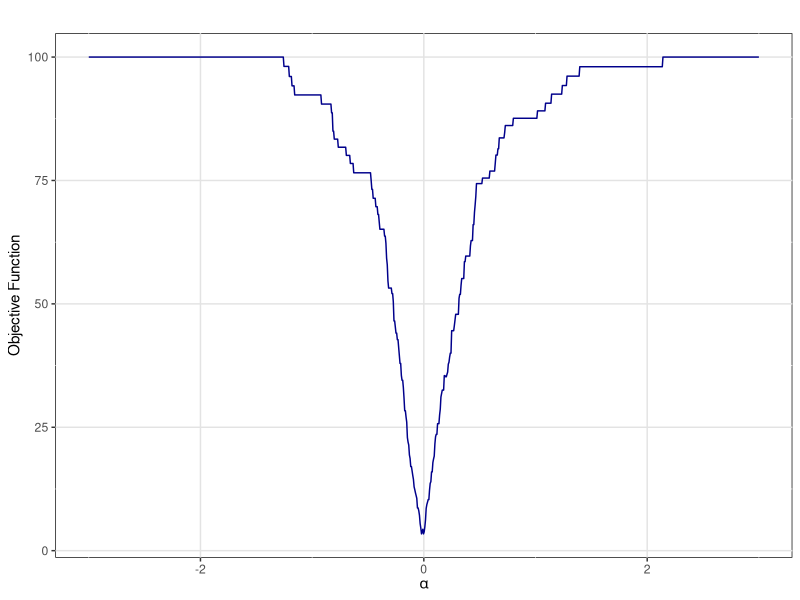
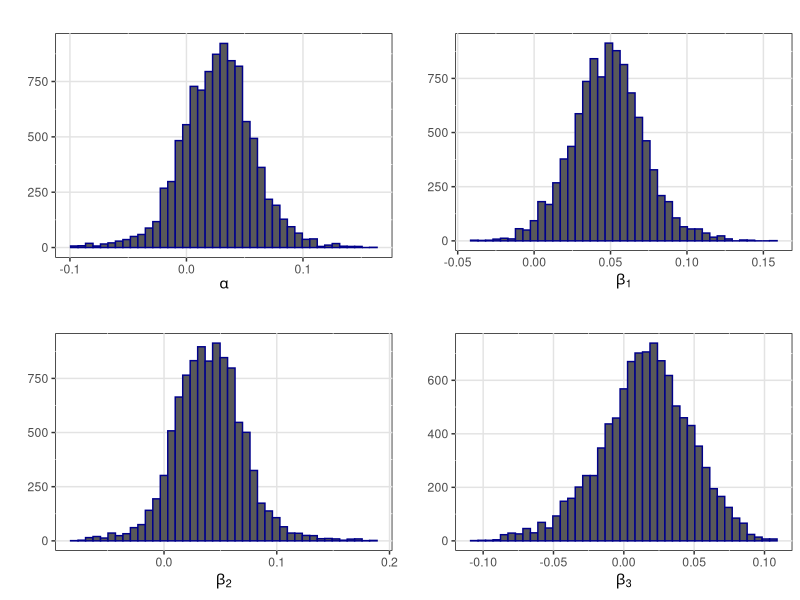

Generate these figures, in order, with R:
#
# Example 2 in Chernozhukov-Hong (2003)
# Quantile IV Regression
# 
# Keith O'Hara
# 11/28/14
#
rm(list=ls())
#
library(ggplot2); library(grid)
# Save Graphs:
saveG <- FALSE
#
set.seed(8981)
# Moment Conditions:
gfn <- function(pars,y,z){
  #
  alpha <- pars[1]
  beta <- matrix(pars[2:4])
  #
  D <- z[,2:4]
  #
  check <- as.numeric(1 - 1*(y > alpha + D%*%beta))
  temp <- (0.5 - check)*z
  #
  g <- matrix(colMeans(temp))
  return(g)
}
# Weighting Matrix:
Wfn <- function(pars,y,z){
  #
  alpha <- pars[1]
  beta <- matrix(pars[2:4])
  #
  D <- z[,2:4]
  #
  check <- as.numeric(1 - 1*(y > alpha + D%*%beta))
  W <- t((0.5 - check)*z)%*%((0.5 - check)*z)/nrow(z)
  W <- solve(W)
  #
  return(W)
}
# Sample Objective Function:
ObjFn <- function(pars,y,z){
  #
  gbar <- gfn(pars,y,z)
  W <- Wfn(pars,y,z)
  #
  Crit <- -t(gbar)%*%W%*%gbar*(nrow(z)/2)
  #
  return(Crit)
}
# Log Posterior Kernel:
PKernel <- function(pars,y,z){
  #
  prior <- sum(dunif(pars,-10,10,log=TRUE))
  #
  laplace <- ObjFn(pars,y,z)
  # log kernel:
  ret <- laplace + prior
  #
  return(-ret)
}
#
# First, set the true values of the parameters
#
alpha0 <- 0
beta0 <- matrix(rep(0,3))
# Sample size
n <- 200
# Now create a sample
D <- matrix(rnorm(3*n),ncol=3)
Z <- cbind(1,D)
epsilon <- rnorm(n)
#
sigmaD <- numeric(n)
for(i in 1:n){
  sigmaD[i] <- (1 + sum(D[i,]))/5
}
# Heterskedastic errors
u <- sigmaD*epsilon
#
Y <- alpha0 + D%*%beta0 + matrix(u)
#
# Plot the objective function over an interval of intercept values
#
alphaseq <- seq(-3,3,length.out=1000)
critseq <- alphaseq
#
for(jj in 1:length(alphaseq)){
  critseq[jj] <- ObjFn(c(alphaseq[jj],0,0,0),Y,Z)
}
#
df1 <- data.frame(alphaseq,-critseq)
colnames(df1) <- c("Alpha","Qn")
#
gg1.1 <- ggplot(df1,aes(Alpha)) + xlab(expression(alpha)) + ylab("Objective Function")
gg1.2 <- gg1.1 + geom_line(aes(y = Qn), colour="darkblue") + labs(title="",sep="") + theme(panel.background = element_rect(fill='white', colour='grey5')) + theme(panel.grid.major = element_line(colour = 'grey89'))
#
if(class(dev.list()) != "NULL"){dev.off()}
if(saveG==TRUE){cairo_ps(file="CH2.1.eps",height=9,width=13)}
print(gg1.2)
if(saveG==TRUE){dev.off()}
#
# Initialize MCMC run
#
initialvals <- solve(t(Z)%*%Z)%*%t(Z)%*%Y
ehat <- Y - Z%*%initialvals
sigsq <- mean(ehat^2)
CovM <- solve(t(Z)%*%Z)*sigsq^2
#
postmode <- optim(par=initialvals,fn=PKernel,y=Y,z=Z,method="Nelder-Mead",hessian=TRUE)
# Set a scaling parameter for the covariance matrix (to adjust the acceptance rate), 
# the number of draws to keep, and the number of draws to use as burn-in.
scalepar <- 1
keep <- 10000
burnin <- 10000
Draws <- matrix(NA,nrow=(keep+1),ncol=length(postmode$par))
#
InitialDraw <- postmode$par
PrevLP <- (-1)*postmode$value
#
PickMeInstead <- matrix(c(InitialDraw))
#
CovM <- scalepar*CovM
CovMChol <- t(chol(CovM))
#
Acceptances <- 0
# For illustrative purposes, break this up into burn-in and keep draws.
for (i in 1:burnin){
  #
  proposal <- PickMeInstead + CovMChol%*%matrix(rnorm(length(postmode$par)))
  #
  PropLP <- (-1)*PKernel(c(proposal),Y,Z)
  if(is.nan(PropLP)){
    PropLP <- -1000000
  }
  #
  if(runif(1) < exp(PropLP-PrevLP)){
    PickMeInstead <- proposal
    PrevLP <- PropLP
  }
}
#
Draws[1,] <- t(PickMeInstead)
#
for (i in 1:keep){
  #
  proposal <- PickMeInstead + CovMChol%*%matrix(rnorm(length(postmode$par)))
  #
  PropLP <- (-1)*PKernel(c(proposal),Y,Z)
  if(is.nan(PropLP)){
    PropLP <- -1000000
  }
  #
  if(runif(1) < exp(PropLP-PrevLP)){
    Draws[i+1,] <- t(proposal)
    Acceptances <- Acceptances + 1
    #
    PickMeInstead <- proposal
    PrevLP <- PropLP
  }else{
    Draws[i+1,] <- Draws[i,]
  }
}
# Acceptance rate
accept <- Acceptances/keep
Draws <- Draws[-1,]
#
colMeans(Draws)
#
df1 <- data.frame(1:keep,Draws)
colnames(df1) <- c("Draw","Alpha","Beta1","Beta2","Beta3")
BinDenom <- 40
#
ParamBin <- (max(df1[,2]) - min(df1[,2]))/BinDenom
gg1.1 <- ggplot(df1,aes(Alpha)) + xlab(expression(alpha)) + ylab("")
gg1.2 <- gg1.1 + geom_histogram(colour="darkblue",binwidth=ParamBin) + labs(title=paste(''),sep="") + theme(panel.background = element_rect(fill='white', colour='grey5')) + theme(panel.grid.major = element_line(colour = 'grey89'))
#
ParamBin <- (max(df1[,3]) - min(df1[,3]))/BinDenom
gg2.1 <- ggplot(df1,aes(Beta1)) + xlab(expression(beta[1])) + ylab("")
gg2.2 <- gg2.1 + geom_histogram(colour="darkblue",binwidth=ParamBin) + labs(title=paste(''),sep="") + theme(panel.background = element_rect(fill='white', colour='grey5')) + theme(panel.grid.major = element_line(colour = 'grey89'))
#
ParamBin <- (max(df1[,4]) - min(df1[,4]))/BinDenom
gg3.1 <- ggplot(df1,aes(Beta2)) + xlab(expression(beta[2])) + ylab("")
gg3.2 <- gg3.1 + geom_histogram(colour="darkblue",binwidth=ParamBin) + labs(title=paste(''),sep="") + theme(panel.background = element_rect(fill='white', colour='grey5')) + theme(panel.grid.major = element_line(colour = 'grey89'))
#
ParamBin <- (max(df1[,5]) - min(df1[,5]))/BinDenom
gg4.1 <- ggplot(df1,aes(Beta3)) + xlab(expression(beta[3])) + ylab("")
gg4.2 <- gg4.1 + geom_histogram(colour="darkblue",binwidth=ParamBin) + labs(title=paste(''),sep="") + theme(panel.background = element_rect(fill='white', colour='grey5')) + theme(panel.grid.major = element_line(colour = 'grey89'))
#
vplayout <- function(x,y){viewport(layout.pos.row=x, layout.pos.col=y)}
#
grid.newpage()
if(saveG==TRUE){cairo_ps(file="CH2.eps",height=9,width=13)}
pushViewport(viewport(layout=grid.layout(2,2)))
print(gg1.2,vp = vplayout(1,1))
print(gg2.2,vp = vplayout(1,2))
print(gg3.2,vp = vplayout(2,1))
print(gg4.2,vp = vplayout(2,2))
if(saveG==TRUE){dev.off()}
#
#
#END